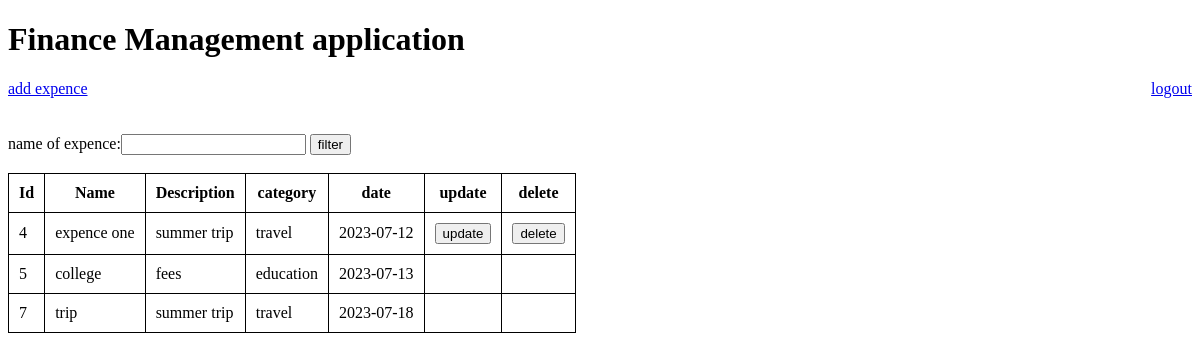
The app's page /home/ (signed in) with its own data.
### myapp/models.py (models this page shows, shortened)
class expense(models.Model):
    name = models.CharField(max_length=140) #name of the expence
    value = models.IntegerField()           #amount spent in this expence
    description = models.CharField(max_length=100)
    category = models.CharField(max_length=20)
    date = models.DateField()               #date of the expence
    created_at = models.DateTimeField(auto_now_add=True) #when the recorded is added
    updated_at = models.DateTimeField(auto_now=True) #date and time when record is updated
    created_by = models.CharField(max_length=100) #username who added the record

### myapp/views.py (the view)
# urls.py: path('home/',views.home),
def home(request):
    front_expences={}
    username=""
    if request.user.is_authenticated:
        username = request.user.username
        front_expences = expense.objects.all()
        if request.user.is_superuser:
            pass
        else:
            front_expences = front_expences.filter(created_by=username)
        if(request.method=='POST'):
            filter_val = request.POST.get('name_filter')
            print(filter_val)
            front_expences = front_expences.filter(name=filter_val)
        front_expences = expense_serializer(front_expences,many=True) #to convert the query set to json format
        front_expences = front_expences.data
    return render(request,'home.html',{'username':username,'expences':front_expences})

### myapp/templates/home.html (shortened to what this page needs)
<!DOCTYPE html>
<html lang="en">
  <head>
    <link rel="stylesheet" href="/static/css/home.css" />
  </head>
  <body>
    <h1>Finance Management application
      </h1>
    {% if user.is_authenticated %}
    <a href="logout" style="display: block; float: right">logout</a>
    {% endif %}  {% if user.is_authenticated %}
    <a href="add_expences">add expence</a>
    <br /><br /><br />
    {% endif %} {% if user.is_authenticated %}
    <form action="" method="post">
      {% csrf_token %} name of expence:<input type="text" name="name_filter" list="filter" />
      <button type="submit" style="cursor: pointer">filter</button>
    </form>
    <br />
    <table class="expence_table">
      <tr>
        <th>Id</th>
        <th>Name</th>
        <th>Description</th>
        <th>category</th>
        <th>date</th>
        <th>update</th>
        <th>delete</th>
      </tr>
      {% for expence in expences %}
      <tr>
        <td>{{expence.id}}</td>
        <td>{{expence.name}}</td>
        <td>{{expence.description}}</td>
        <td>{{expence.category}}</td>
        <td>{{expence.date}}</td>
        <td>
          {%if username == expence.created_by%}
          <form action="update_expences" method="post">
            <button>update</button>
          </form>
          {% endif %}
        </td>
        <td>
          {%if username == expence.created_by%}
          <form action="delete_expences" method="post">
            <button>delete</button>
          </form>
          {% endif %}
        </td>
      </tr>
      {% endfor %}
    </table>
    {% endif %}
  </body>
</html>

### static/css/home.css (style rules this page uses)
.expence_table { border-collapse: collapse; }
th { border: 1.5px solid black; padding: 10px; }
td { border: 1px solid black; padding: 10px; }

### records on screen
expense: name "expence one", description "summer trip", category "travel"
expense: name "college", description "fees", category "education"
expense: name "trip", description "summer trip", category "travel"

### other values on screen
{{ expence.id }} "4" "5" "7"
{{ expence.date }} "2023-07-12" "2023-07-13" "2023-07-18"
